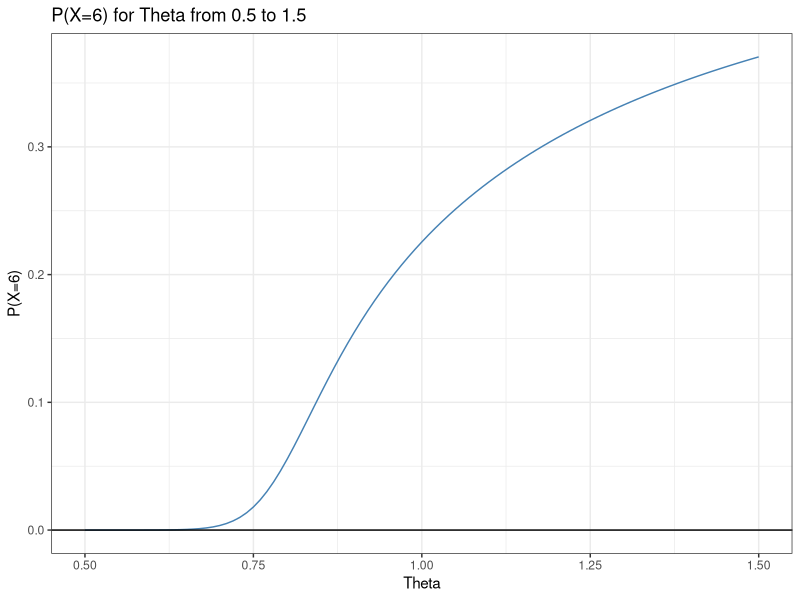
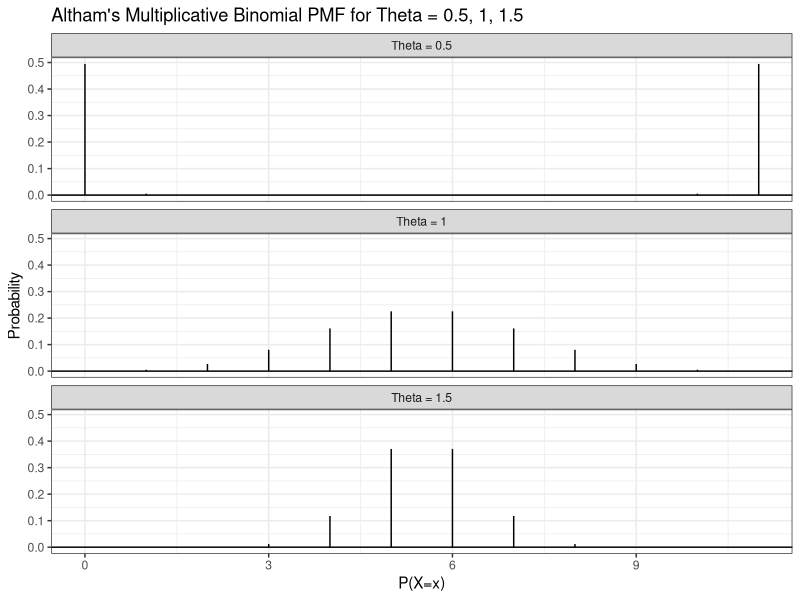

These charts were generated, in order, by the following R code:
## ---- chunk 1
#| echo: false

default_chunk_hook  <- knitr::knit_hooks$get("chunk")

latex_font_size <- c("Huge", "huge", "LARGE", "Large", 
                     "large", "normalsize", "small", 
                     "footnotesize", "scriptsize", "tiny")

knitr::knit_hooks$set(chunk = function(x, options) {
  x <- default_chunk_hook(x, options)
  if(options$size %in% latex_font_size) {
    paste0("\n \\", options$size, "\n\n", 
      x, 
      "\n\n \\normalsize"
    )
  } else {
    x
  }
})
## ---- chunk 2
#| label: load-packages
#| include: false
library(tidyverse)
library(patchwork)
## ---- chunk 3
daltbinom <- function(x, size, prob, theta){
  normalizing.constant <- 0
  for(j in 0:size){
    normalizing.constant <- normalizing.constant + 
      choose(size, j) * prob^j * (1-prob)^(size-j) * theta^(j*(size-j))
  }
  # Probability Mass at x=x
  (1/normalizing.constant) *
    choose(size, x) * prob^x * (1-prob)^(size-x) * theta^(x*(size-x)) *
      (x>=0)*(x<=size)
}
## ---- chunk 4
daltbbinom.single <- function(x, size, alpha, beta, theta){
    integrand <- function(p) {
    sapply(p, # integrate will pass in a vector, so we use sapply to apply the following
           function(p_val){
             # f(x|p) * f(p|alpha, beta)
             daltbinom(x, size, p_val, theta) * dbeta(p_val, alpha, beta)
           }
    )
  }
  # Probability Mass at x=x
  # integrate(integrand, lower = 0, upper = 1)$value * (x>=0)*(x<=size)
  # I shrink the bounds below to avoid log(0)=-infinty
  # I use try() to catch when there is an error and avoid crashing
  res <- try(integrate(integrand, lower = 1e-7, upper = 1 - 1e-7)$value * 
                  (x>=0)*(x<=size), 
             silent = TRUE)
  # If there is an error, return a near-zero probability
  if(inherits(res, "try-error")) return(0.1^6)
  
  res
}
# Write a function that works on a vector
daltbbinom <- function(x, size, alpha, beta, theta){
  sapply(X=x, FUN=daltbbinom.single, size=size, alpha=alpha, beta=beta, theta=theta)
}
## ---- chunk 5
#computing probabilities
p = 0.5
thetas = seq(from=0.5,to=1.5,by=0.01)
probabilities = daltbinom(x=6,size=11,prob=p,theta=thetas)

#creating data for plots
ggdat = tibble(
    theta = thetas,
    probs = probabilities
)

#plot
  ggdat |> 
    ggplot(aes(x = theta, 
               y = probs)) +
    geom_line(color = "steelblue") +
    geom_hline(yintercept = 0) +
    ylab("P(X=6)") +
    xlab("Theta") +
    ggtitle("P(X=6) for Theta from 0.5 to 1.5") +
    theme_bw()
## ---- chunk 6
#computing PMFs
p = 0.5
x.vals = seq(from=0,to=11,by=1)

#theta=0.5
probabilities.05 = daltbinom(x=x.vals,size=11,prob=p,theta=0.5)

#theta=1
probabilities.1 = daltbinom(x=x.vals,size=11,prob=p,theta=1)

#theta=1.5
probabilities.15 = daltbinom(x=x.vals,size=11,prob=p,theta=1.5)

ggdat = tibble(
  theta = rep(c("Theta = 0.5","Theta = 1","Theta = 1.5"),each=12),
  x = rep(x.vals,3),
  prob = c(probabilities.05,probabilities.1,probabilities.15)
)

ggdat |>
  ggplot(aes(x = x,
             y = prob)) +
  facet_wrap(~ theta,ncol=1) +
    geom_linerange(aes(x = x, 
                       ymin = 0, 
                       ymax = prob)) +
  geom_hline(yintercept = 0) +
  xlab("P(X=x)") +
  ylab("Probability") +
  ggtitle("Altham's Multiplicative Binomial PMF for Theta = 0.5, 1, 1.5") +
  theme_bw()
